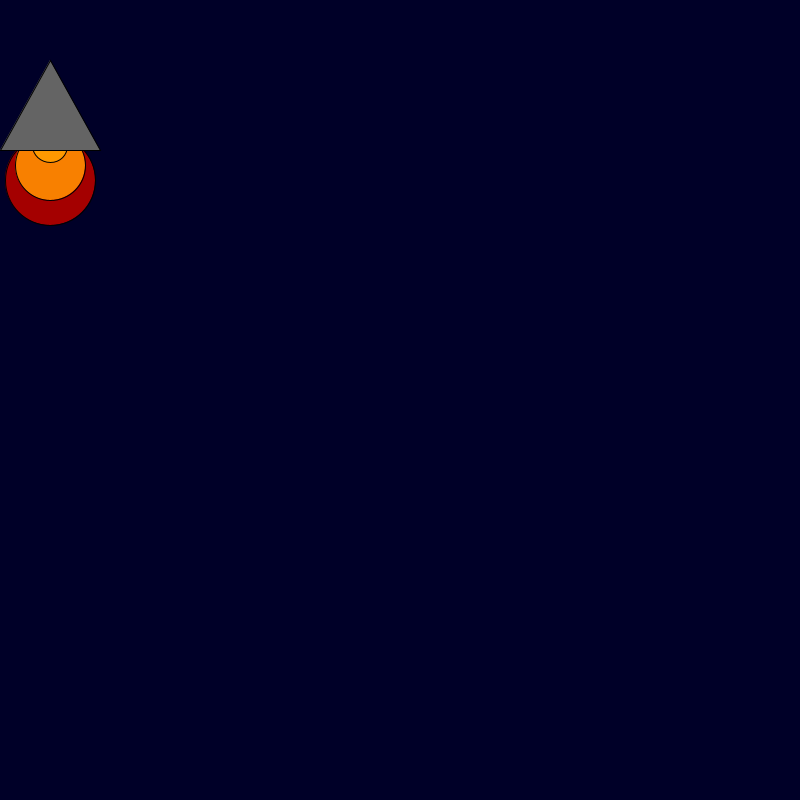
Frame 1 (no input)
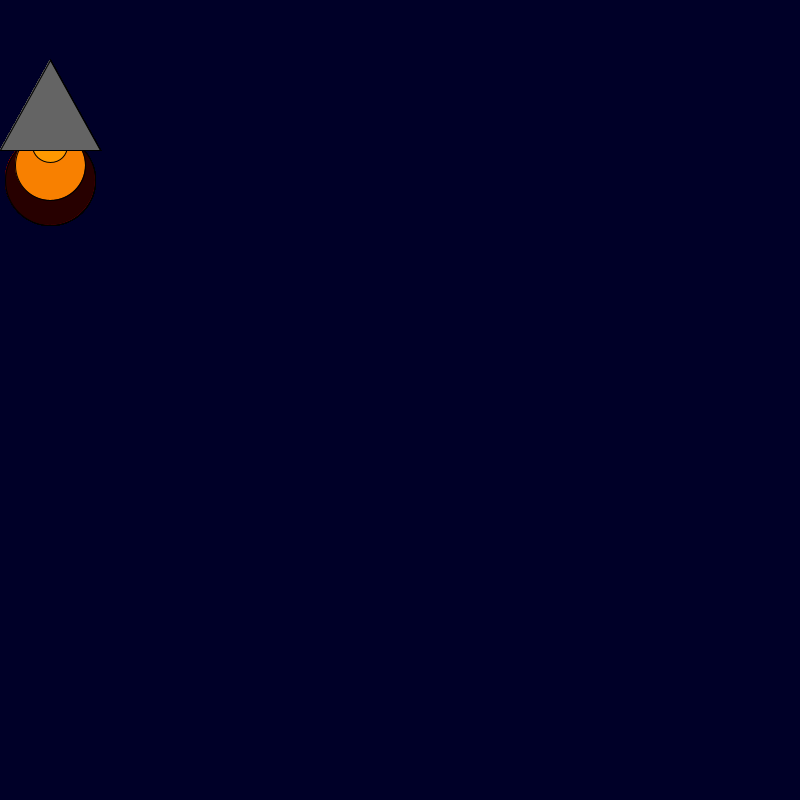
Frame 60 (the mouse pressed at the canvas centre just before this capture)
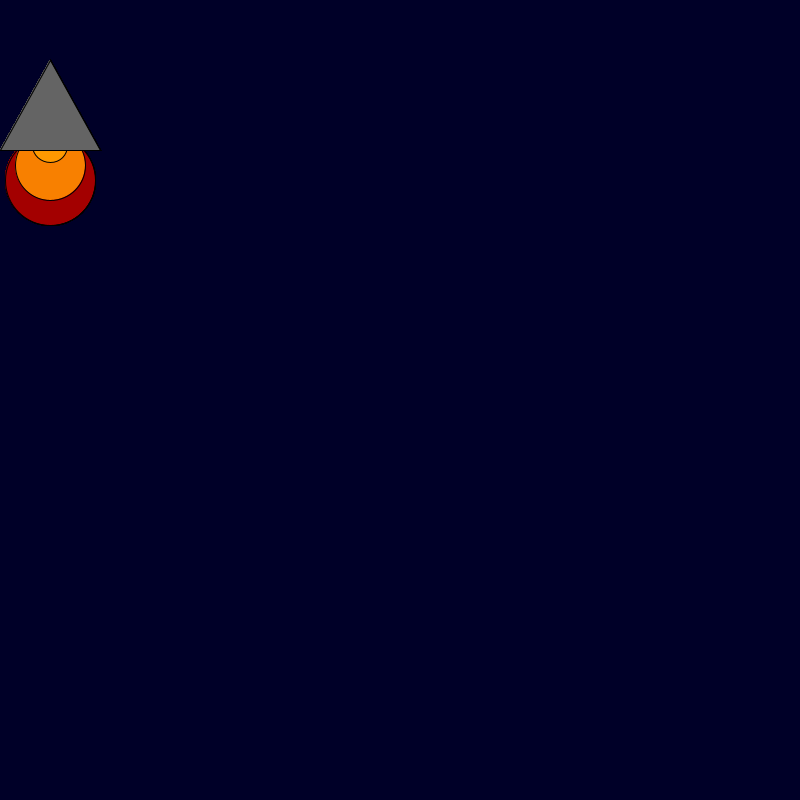
Frame 120 (the mouse held since frame 60 and released just before this capture)

The Processing sketch that drew these frames (run headless with seeded random() and noise(); from frame 60 on, the mouse is pressed at the canvas centre):

// Processing sketch: Rocket_Ship_Blastoff
// ── Rocket_Ship_Blastoff.pde
int x = 400; 
int y = 600; 

void setup() {

    background(0, 0, 40); size(800, 800);

}

void draw() {

    fill(random(255), 0, 0);
    ellipse(50, 50 + 130, 90, 90);
    fill(248, 128, 0);
    ellipse(50, 50 + 115, 70, 70);
    fill(255, 153, 0);
    ellipse(50, 50 + 95, 35, 35);
    fill(100, 100, 100);
    triangle(50, 50 + 10, 50 + 50, 50 + 100, 50 - 50, 50 + 100);

}
